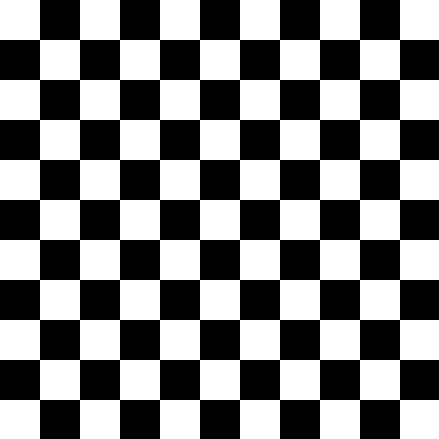
Frame 1 (no input)
Frame 60 (no input): identical to frame 1, image omitted
Frame 120 (the mouse pressed at the canvas centre since frame 60): identical to frame 1, image omitted

The p5.js sketch that drew this single still picture (run headless with seeded random() and noise() and a simulated clock; from frame 60 on, the mouse is pressed at the canvas centre):

// p5.js sketch
// ── sketch.js

let size = 40;
let squares = [];
let x = size * 5;
let y = size * 5;
let angle = 0.04

function setup() {
  createCanvas(size * 11-1, size * 11-1); //get rid of that additional pixel
  background(0);
  strokeWeight(0)
}

function draw() {
  grid()
  // stroke(255,0,0)
  // strokeWeight(2)
  // for (let i = 0; i < squares.length-1; i++) {
  //   let j = i + 1
  //   line(squares[i][0],squares[i][1],squares[j][0],squares[j][1]) //loops through x,y coord of array 
  // }
  // spin()
}

// function spin() {
//   translate(220,220) ;
//   fill(0)
//   rect(-30, -30, 60, 60,) //draw bacground square
//   fill(0,255,0)
//   rotate(angle)
//   rect(-20, -20, 40, 40,) //rotating squaare
//   fill(255) 
//   angle = angle + 0.02    //speed
// }

function grid() {
  rect(x, y, size, size,) // starting/center square
  squares.push([x,y])
  diagonal() //diagonal
  for (let j = 1; j < 6; j++) {
      left(j)
      up(j)
      right(j)
      diagonal()
      down(j)
  }
}

function diagonal() {
  x += size
  y += size
  rect(x, y, size, size)
  squares.push([x,y])
}

function left(j) {
  for (let i = 0; i < j; i++) {
    x -= size * 2
    rect(x, y, size, size)
    squares.push([x,y])
  }
}

function up(j) {
  for (let i = 0; i < j; i++) {
    y -= size * 2
    rect(x, y, size, size)
    squares.push([x,y])
  }
}

function right(j) {
  for (let i = 0; i < j; i++) {
    x += size * 2
    rect(x, y, size, size)
    squares.push([x,y])
  }
}

function down(j) {
  for (let i = 0; i < j; i++) {
    y += size * 2
    rect(x, y, size, size)
    squares.push([x,y])
  }
}



// how to spin each starting from center (beginning of array) 
